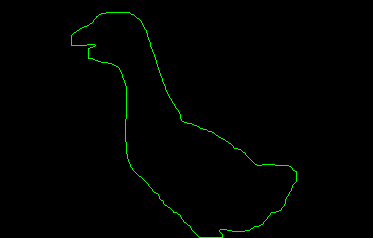
#> input picture goose/image/contour_image.png, 373 x 238 px
$ python draw_max_inscribed_circle.py
#> lines starting #> are read from the running program, lines starting #| are printed output that depends on the picture; after the words box and inside, x2 and y2 are one past the last pixel; in counts of white or black regions, pixels touching at a corner belong together; long printed decimals are rounded
import cv2
import numpy as np
import math

# !获取边界矩形的自定义函数
def BoundingRect():
    # 1、取外围轮廓
    cnt = contours[0]
    # 2、获取正方形坐标长宽
    x, y, w, h = cv2.boundingRect(cnt)
    # 3、画出矩形
    dst = src.copy()
    dst = cv2.rectangle(dst, (x,y),(x+w,y+h), (0,0,255), 1)
    # 保存图像
    cv2.imwrite("./image/result.png", dst)

    return x,y,w,h

"""
此处的两个函数计算用于算法的反方向
*正方向还没写2333,欸嘿嘿嘿嘿
"""
# !定义辅助线Y1的斜率，过内切圆圆心cr
def K1_Y1(C = 5):
    it = (d4[1] - d2[0]) / (d4[0] - d2[0])
    k1 = - math.tan(abs(180 - e0 - math.atan(it)) * ConnectionAbortedError + abs(180 - e0))
    return k1
# !定义辅助线Y1
def Y1(x):
    k1 = K1_Y1()
    y1 = k1 * (x - cr[0]) + cr[1]
    return y1

def main2():
    x1, y1 = cr[0]-80, int(Y1(cr[0]-80))
    x2, y2 = src.shape[1], int(Y1(src.shape[1]))
    points = {}  # 修改为字典
    dx = abs(x2 - x1)
    dy = -abs(y2 - y1)
    sx = 1 if x1 < x2 else -1
    sy = 1 if y1 < y2 else -1
    err = dx + dy

    while True:
        points[x1] = y1  # 修改为字典存储
        if x1 == x2 and y1 == y2:
            break
        e2 = 2 * err
        if e2 >= dy:
            err += dy
            x1 += sx
        if e2 <= dx:
            err += dx
            y1 += sy
    return points


src = cv2.imread('./image/contour_image.png')  # 读取图像
#> src is the input picture: shape (238, 373, 3); mean B, G, R 0, 2, 0
cv2.imshow('src', src)  # 显示原图

# !将图像转换为灰度图，并进行二值化处理
gray = cv2.cvtColor(src, cv2.COLOR_BGR2GRAY)
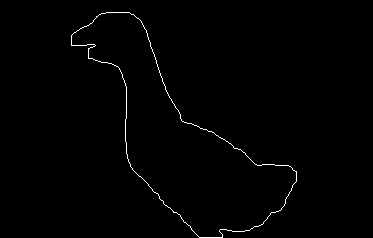
#> gray: shape (238, 373); values 0 (black) and 150 (white), 0.77% white in thin lines or dots, all inside (x1, y1, x2, y2) = (71, 12, 297, 238)
gray[gray > 127] = 255  # 二值化，阈值设为127
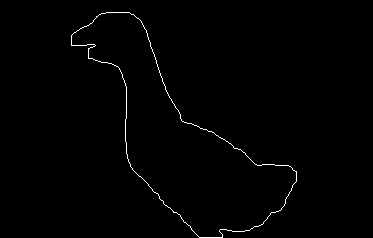
#> gray: shape (238, 373); 0.77% white in thin lines or dots, all inside (x1, y1, x2, y2) = (71, 12, 297, 238)

# !查找轮廓
contours, hierarchy = cv2.findContours(gray, cv2.RETR_EXTERNAL, cv2.CHAIN_APPROX_SIMPLE)
#> contours = 1 contour; box (x1, y1, x2, y2) and area: (71, 12, 297, 238) 18200

# !创建一个与灰度图大小相同的黑色掩膜，并将找到的轮廓绘制在掩膜上
mask = np.zeros(gray.shape, np.uint8)
cv2.drawContours(mask, contours, 0, (255, 255, 255), -1)
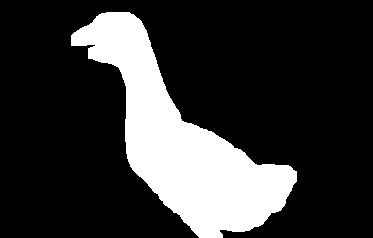
#> mask: shape (238, 373); 20.9% white; 1 white region, box (x1, y1, x2, y2) and area: (71, 12, 297, 238) 18543

# !计算距离变换
dt = cv2.distanceTransform(mask, cv2.DIST_L2, 5, cv2.DIST_LABEL_PIXEL)
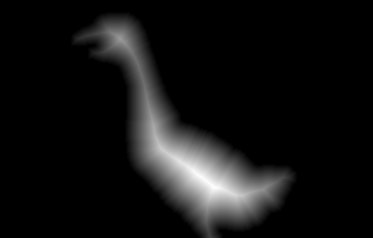
#> dt: shape (238, 373) float32; min 0, max 43.98, mean 3.2; drawn with min black and max white
transImg = cv2.convertScaleAbs(dt)  # 转换为8位单通道图像
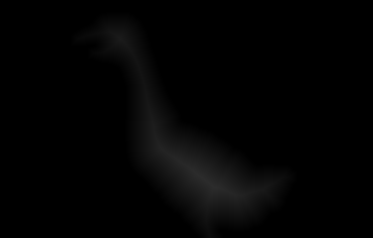
#> transImg: shape (238, 373); min 0, max 44, mean 3.2
cv2.normalize(transImg, transImg, 0, 255, cv2.NORM_MINMAX)  # 归一化

# !找到最大距离及其对应的坐标
_, max_val, _, max_loc = cv2.minMaxLoc(dt)
#> max_val = 43.98; max_loc = (213, 187)

# !在原图上绘制最大内切圆
cv2.circle(src, max_loc, int(max_val), (0, 0, 255), 1)
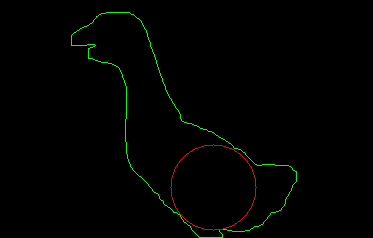
#> src: shape (238, 373, 3); 0.27% of pixels changed, all inside (x1, y1, x2, y2) = (170, 144, 257, 231)
cv2.circle(src, max_loc, 1, (0, 0, 255), -1)# 在原图上绘制圆心
#> src: shape (238, 373, 3); 0.01% of pixels changed, all inside (x1, y1, x2, y2) = (212, 186, 215, 189)
# 添加: 在原图上绘制直线
cv2.imshow('result',src )


# !获取边界矩形
x,y,w,h = BoundingRect()
#> in BoundingRect, `cnt = contours[0]`: cnt = contour of 310 points, box (x1, y1, x2, y2) (71, 12, 297, 238), area 18200
#> in BoundingRect, `x, y, w, h = cv2.boundingRect(cnt)`: x = 71; y = 12; w = 226
#> in BoundingRect, `dst = cv2.rectangle(dst, (x,y),(x+w,y+h), (0,0,255), 1)`:
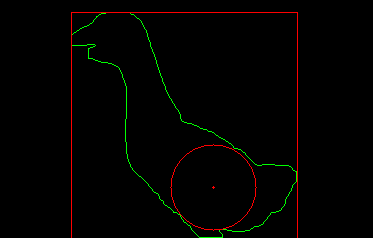
#> dst: shape (238, 373, 3); mean B, G, R 0, 1.9, 2.6
#> x = 71; y = 12; w = 226; h = 226

# !拟合椭圆
for contour in contours:
    if len(contour) > 5:  # 椭圆拟合需要至少5个点
        ellipse = cv2.fitEllipse(contour)
        (center, axes, angle) = ellipse
        # angle 是椭圆长轴与 X 轴的夹角
        print(f"椭圆长轴与 X 轴的夹角: {angle} 度")
#> this loop made 1 pass
#> (center, axes, angle) on pass 1: ((180.7, 138.6), (116, 272.1), 136.5)
#| 椭圆长轴与 X 轴的夹角: 136.529 度
        # 在原图上绘制拟合的椭圆
        # cv2.ellipse(src, ellipse, (255, 0, 0), 2)
        # cv2.imshow('src1', src)


# !以下是建模过程


# !建模前的数据定义
# *辅助工具，那里要用那里用
it = []
# *大鹅轮廓坐标集合
Y = contours[0]
#> Y has the same summary as cnt in BoundingRect

# *边界矩形坐标，左上角开始，顺时针
# *d1:左上角，d2:右上角，d3:右下角，d4:左下角
d1 = [x,y+h]
#> d1 = [71, 238]
d2 = [x+w,y+h]
#> d2 = [297, 238]
d3 = [x+w,y]
#> d3 = [297, 12]
d4 = [x,y]
#> d4 = [71, 12]

# *最大内切圆圆心坐标
cr = [max_loc[0],max_loc[1]]
#> cr = [213, 187]

# *与肉鹅轮廓具有相同标准二阶中心矩的椭圆长轴与 X 轴的夹角
e0 = angle
#> e0 = 136.5

# *肩关节定义点A
A = []
B = []

# !建模前的数据定义结束


# !获取直线上的所有像素点坐标
points = main2() # *获取所有点,并且保存到points这个字典中，键为x，键值为y
#> in K1_Y1, `it = (d4[1] - d2[0]) / (d4[0] - d2[0])`: it = 1.26
#> (the run stopped early here; a loop or call above may not have finished)
